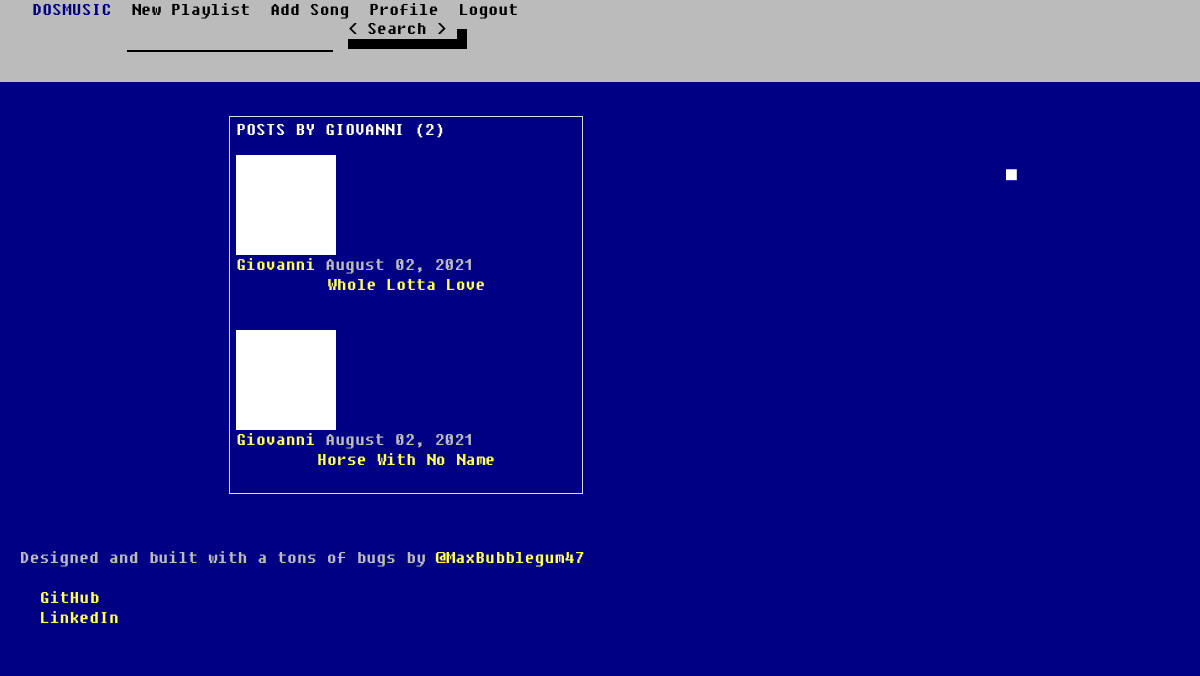
/user/Giovanni (signed in), run on the app's committed database.
### blog/models.py (models this page shows, shortened)
class Post(models.Model):
    title = models.CharField(max_length=100)
    audio = models.FileField(default="cash.mp3")
    header_image = models.ImageField(null=True, blank=True, upload_to="images/")
    date_posted = models.DateTimeField(default=timezone.now)
    author = models.ForeignKey(User, on_delete=models.CASCADE, blank=True)
    singer = models.CharField(max_length=100, default="", blank=True)
    album = models.CharField(max_length=100, default="", blank=True)
    likes = models.ManyToManyField(User, related_name="blog_post")
    category = models.CharField(max_length=255, default="uncategorized", blank=True)

### users/models.py (models this page shows, shortened)
class Profile(models.Model):
    user = models.OneToOneField(User, null=True, on_delete=models.CASCADE)
    image = models.ImageField(default='default.jpg', upload_to='profile_pics')
    bio = models.TextField(default="Bio")

### blog/views.py (the view)
# urls.py: path('user/<str:username>', UserPostListView.as_view(), name='user-posts'),
class UserPostListView(ListView):
    model = Post
    template_name = 'user_posts.html'  # <app>/<model>_<viewtype>.html
    context_object_name = 'posts'
    paginate_by = 5
    def get_queryset(self):
        user = get_object_or_404(User, username=self.kwargs.get('username'))
        return Post.objects.filter(author=user).order_by('-date_posted')
    def get_context_data(self, *args, **kwargs):
        cat_menu = Category.objects.all()
        context = super(UserPostListView, self).get_context_data()
        context["cat_menu"] = cat_menu
        return context

### blog/templates/user_posts.html (shortened to what this page needs)
{% extends "base.html" %}
{% block content %}
<div class="center">
    <ul class="thumbnails">
    <li class="span4">
    <div class="thumbnail">
    <h1 class="mb-3">Posts by {{ view.kwargs.username }} ({{ page_obj.paginator.count }})</h1>
    {% for post in posts %}
        <article class="media content-section">
          <img class="rounded-circle article-img" style="height: 100px; width: 100px;" src="{{ post.author.profile.image.url }}" alt="">
          <div class="media-body">
            <div class="article-metadata">
              <a class="mr-2" href="{% url 'user-posts' post.author.username %}">{{ post.author }}</a>
              <small class="text-muted">{{ post.date_posted|date:"F d, Y" }}</small>
            </div>
            <h2><a class="article-title" href="{% url 'post-detail' post.id %}">{{ post.title }}</a></h2>
          </div>
        </article>
    {% endfor %}
    </div>
    </li>
    </ul>
</div>
{% endblock content %}

### blog/static/css/docs.css (style rules this page uses)
body { visibility: hidden }

### blog/templates/user_posts.html (style rules this page uses)
.center { margin: auto; width: 60%; padding: 10px; }

### data on the page
Post: author.profile.image (placeholder picture), author "Giovanni", date_posted "August 02, 2021", title "Whole Lotta Love"
Post: author.profile.image (placeholder picture), author "Giovanni", date_posted "August 02, 2021", title "Horse With No Name"

### other printed values
{{ view.kwargs.username }} "GIOVANNI"
{{ page_obj.paginator.count }} "2"
